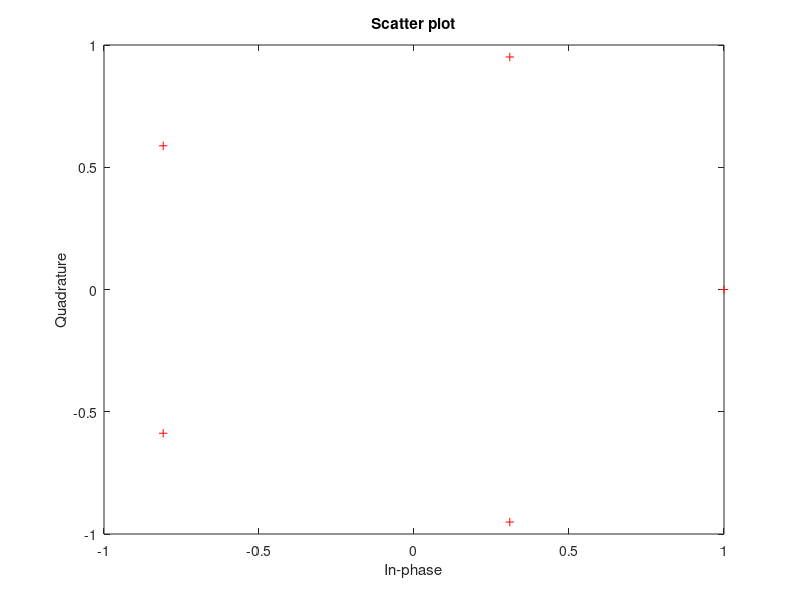

MATLAB code to generate this figure: (Note: this script raises an error after producing the figure.)
clc;
 clear all;
 M=input('Number_Symbols=');
 x=0:M-1;
 N=1;
 OFF=0;
 z=pskmod(x,M);
 figure(1)
 scatterplot(z,N,OFF,"r+");
 N=1;
 OFF=0;
 y=qammod(x,M);
 figure(2)
 scatterplot(y,N,OFF,"bo");
